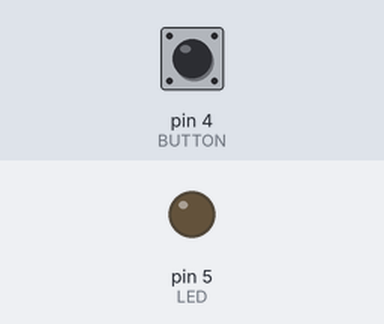
Bench run of a sketch on a simulated Arduino Uno, built with avr-gcc and run on an emulated ATmega328P. On the bench: output pins drawn as LEDs (lit = HIGH). The test bench sets the inputs (shaded band); at power-on: pin 4 (BUTTON) LOW.

Above: at 1.2 s.
1.3 s: pin 4 (BUTTON) pulled HIGH for 0.15 s
At 1.9 s:
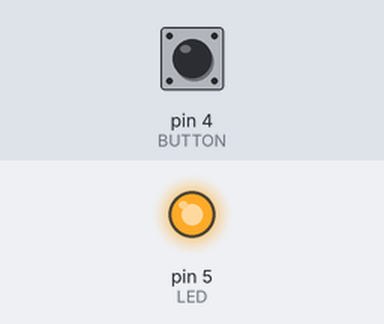
2.9 s: pin 4 (BUTTON) pulled HIGH for 1 s
At 4.3 s:
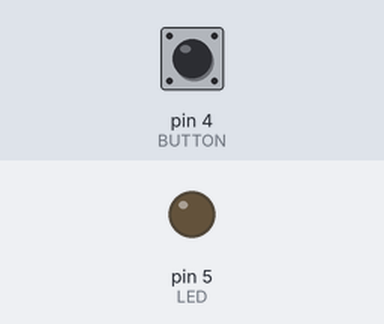
5.4 s: pin 4 (BUTTON) pulled HIGH for 3.2 s
At 6.2 s:
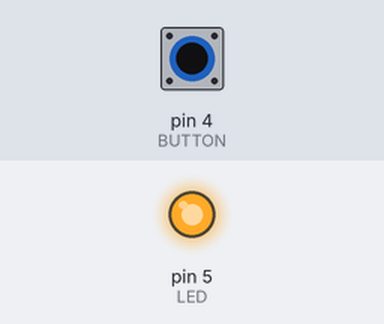
Timing chart, 0 to 8.4 s (numbered marks = the images above; inputs shaded):
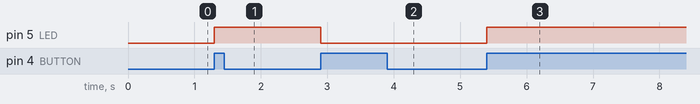

Measured:
- after the input at 1.3 s, pin 5 (LED): LOW → HIGH at once
- after the input at 2.9 s, pin 5 (LED): HIGH → LOW at once
- after the input at 5.4 s, pin 5 (LED): LOW → HIGH at once

The sketch:

button_on_of_new.ino
```cpp
#define BUTTON 4
#define  LED 5
int switchstate = 0;
int oldswitchstate = 0;
int lighton = 0;


void setup() {
  // put your setup code here, to run once:
 pinMode (BUTTON,INPUT);
  pinMode(LED,OUTPUT );
}

void loop() {
  // put your main code here, to run repeatedly:
switchstate = digitalRead(BUTTON);
if (switchstate != oldswitchstate){
  oldswitchstate = switchstate;
if (switchstate == HIGH){
  lighton = !lighton;
}
}
if (lighton){
 digitalWrite(LED,HIGH);
}else{
   digitalWrite(LED,LOW);
}
}
```
